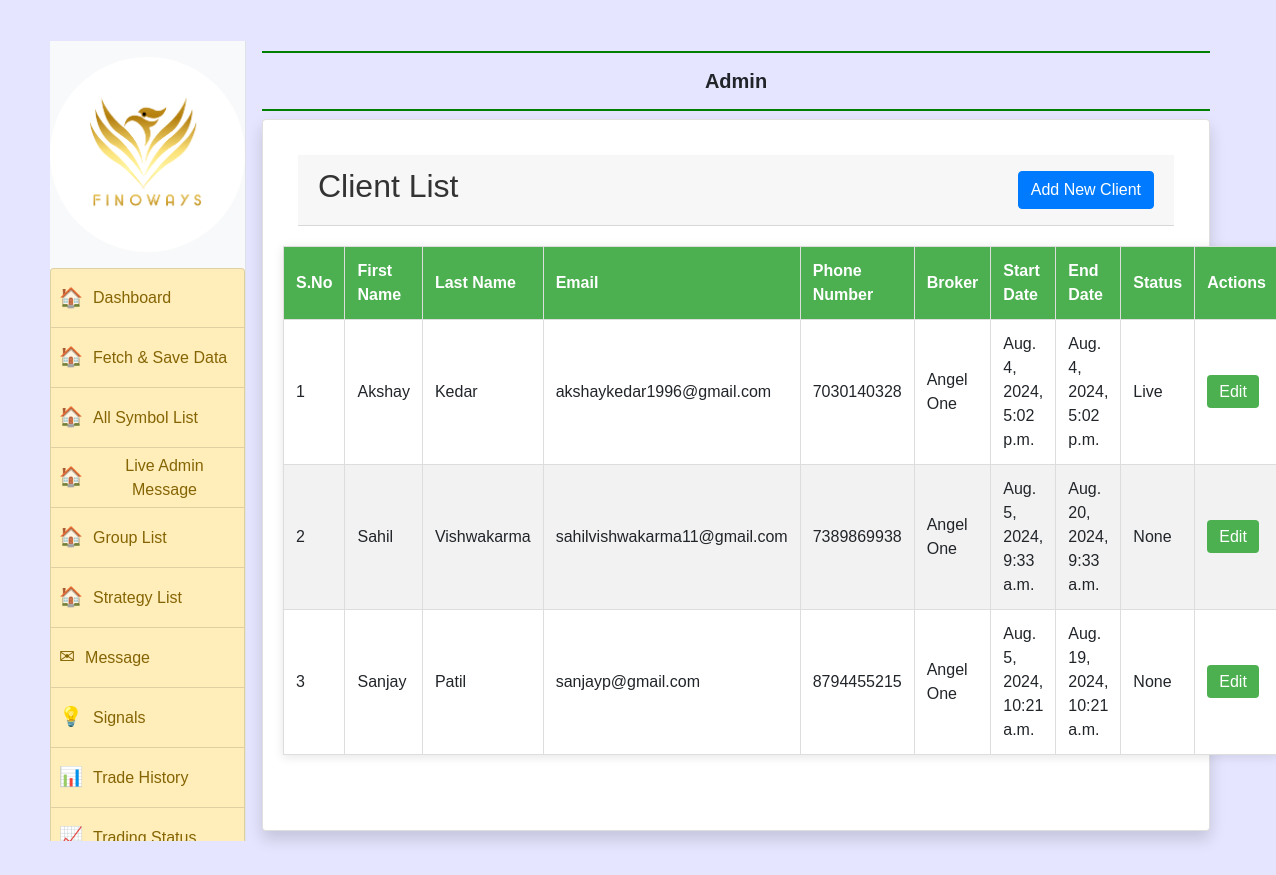
/client/, run on the app's committed database.
### accounts/models.py (models this page shows)
class ind_clientDT(models.Model):
    clint_id = models.CharField(max_length=8, unique=True, default=uuid.uuid4().hex[:8])
    clint_name_first = models.CharField(max_length=50, blank=True, null=True)
    clint_name_last = models.CharField(max_length=50, blank=True, null=True)
    clint_email = models.EmailField(blank=True, null=True)
    clint_password = models.CharField(max_length=50,blank=True, null=True)
    clint_phone_number = models.CharField(max_length=15,blank=True, null=True)
    clint_verify_code = models.CharField(max_length=15,blank=True, null=True)
    clint_date_joined	= models.DateTimeField(verbose_name='date joined', default=None)
    clint_last_login= models.DateTimeField(verbose_name='last login',default=None)
    clint_is_staff= models.BooleanField(default=False)
    clint_status = models.CharField(max_length=15,blank=True, null=True)
    clint_plane = models.CharField(max_length=15,blank=True, null=True)
    client_Group = models.ForeignKey(GROUP, on_delete=models.SET_NULL, blank=True, null=True)
    broker = models.ForeignKey(BROKERS, on_delete=models.SET_NULL, blank=True, null=True)
    api_key = models.CharField(max_length=100, blank=True, null=True)
    client_id = models.CharField(max_length=100, blank=True, null=True)
    password = models.CharField(max_length=100, blank=True, null=True)
    secret_key = models.CharField(max_length=100, blank=True, null=True)
    created_at = models.DateTimeField(auto_now_add=True, blank=True, null=True)
    updated_at = models.DateTimeField(auto_now=True, blank=True, null=True)
    auth_token = models.CharField(max_length=1355, blank=True, null=True)  # Add this field
    feed_token = models.CharField(max_length=1355, blank=True, null=True)  # Add this field
    refresh_token = models.CharField(max_length=1355, blank=True, null=True)  # Add this field
    sub_admin_id = models.CharField(max_length=50, blank=True, null=True)
    service_name = models.CharField(max_length=100, blank=True, null=True)
    ip_address = models.GenericIPAddressField(blank=True, null=True)
    login_date_time = models.DateTimeField(blank=True, null=True)
    strategies = models.CharField(max_length=100, blank=True, null=True)
    Term_condition = models.BooleanField(default=False)
    telegram_number = models.CharField(max_length=15, blank=True, null=True)
    telegram_chat_id = models.CharField(max_length=15, blank=True, null=True)

class BROKERS(models.Model):
    broker_name = models.CharField(max_length=255, null=True)
    def __str__(self):
        return self.broker_name

### accounts/views.py (the view)
# urls.py: path('client/', views.client_detail, name='client_detail'),
def client_detail(request):
    client = ind_clientDT.objects.all()
    return render(request, 'client_detail.html', {'client': client})

### templates/client_detail.html (shortened to what this page needs)
{% extends 'admin_base.html' %}
{% block main %}
</head>
<body>
    <div class="card-header row">
        <h2>Client List</h2>
        <a href="{% url 'admin_client_registration' %}" class="btn btn-primary">Add New Client</a>
    </div>
    <table>
        <thead>
            <tr>
                <th>S.No</th>
                <th>First Name</th>
                <th>Last Name</th>
                <th>Email</th>
                <th>Phone Number</th>
                <th>Broker</th>
                <th>Start Date</th>
                <th>End Date</th>
                <th>Status</th>
                <th>Actions</th>
            </tr>
        </thead>
        <tbody>
            {% for client in client %}
            <tr>
                <td>{{ forloop.counter }}</td>
                <td>{{ client.clint_name_first }}</td>
                <td>{{ client.clint_name_last }}</td>
                <td>{{ client.clint_email }}</td>
                <td>{{ client.clint_phone_number }}</td>
                <td>{{ client.broker }}</td>
                <td>{{ client.clint_date_joined }}</td>
                <td>{{ client.clint_last_login }}</td>
                <td>{{ client.clint_plane }}</td>
                <td class="actions"><a href="{% url 'edit_client' client.clint_id %}">Edit</a></td>
            </tr>
            {% endfor %}
        </tbody>
    </table>
</body>
{% endblock %}

### templates/client_detail.html (style rules this page uses)
body { font-family: Arial, sans-serif; margin: 0; padding: 20px; background-color: #f9f9f9; }
h2 { text-align: center; color: #333; }
table { width: 100%; border-collapse: collapse; margin: 20px 0; box-shadow: 0 2px 10px rgba(0, 0, 0, 0.1); background-color: #fff; }
th, td { border: 1px solid #ddd; padding: 12px; text-align: left; }
th { background-color: #4CAF50; color: white; }
tr:nth-child(even) { background-color: #f2f2f2; }
a { text-decoration: none; color: #4CAF50; }
.actions a { padding: 8px 12px; background-color: #4CAF50; color: white; border-radius: 4px; transition: background-color 0.3s; }
.row { display: flex; justify-content: space-between; align-items: center; margin: 15px; }

### data on the page
ind_clientDT: clint_name_first "Akshay", clint_name_last "Kedar", clint_email "akshaykedar1996@gmail.com", clint_phone_number "7030140328", broker "Angel One", clint_date_joined "Aug. 4, 2024, 5:02 p.m.", clint_last_login "Aug. 4, 2024, 5:02 p.m.", clint_plane "Live"
ind_clientDT: clint_name_first "Sahil", clint_name_last "Vishwakarma", clint_email "sahilvishwakarma11@gmail.com", clint_phone_number "7389869938", broker "Angel One", clint_date_joined "Aug. 5, 2024, 9:33 a.m.", clint_last_login "Aug. 20, 2024, 9:33 a.m.", clint_plane "None"
ind_clientDT: clint_name_first "Sanjay", clint_name_last "Patil", clint_email "sanjayp@gmail.com", clint_phone_number "8794455215", broker "Angel One", clint_date_joined "Aug. 5, 2024, 10:21 a.m.", clint_last_login "Aug. 19, 2024, 10:21 a.m.", clint_plane "None"
